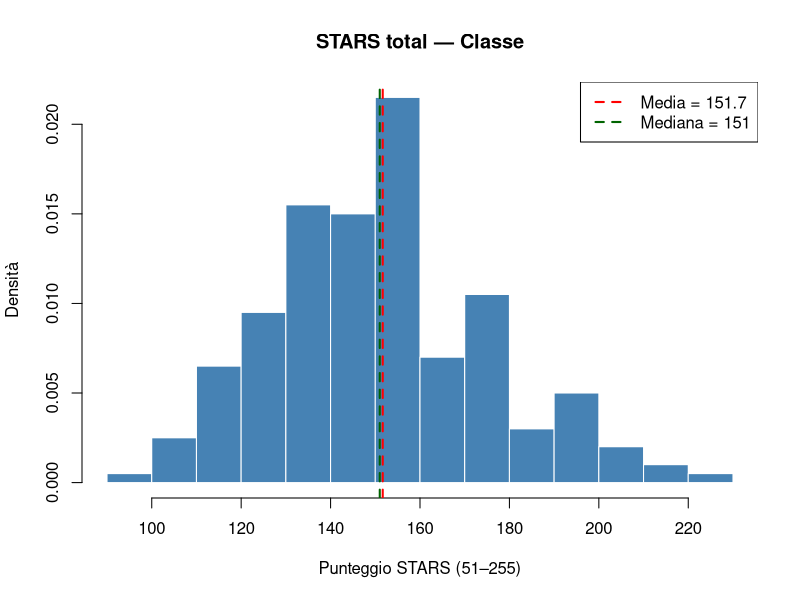
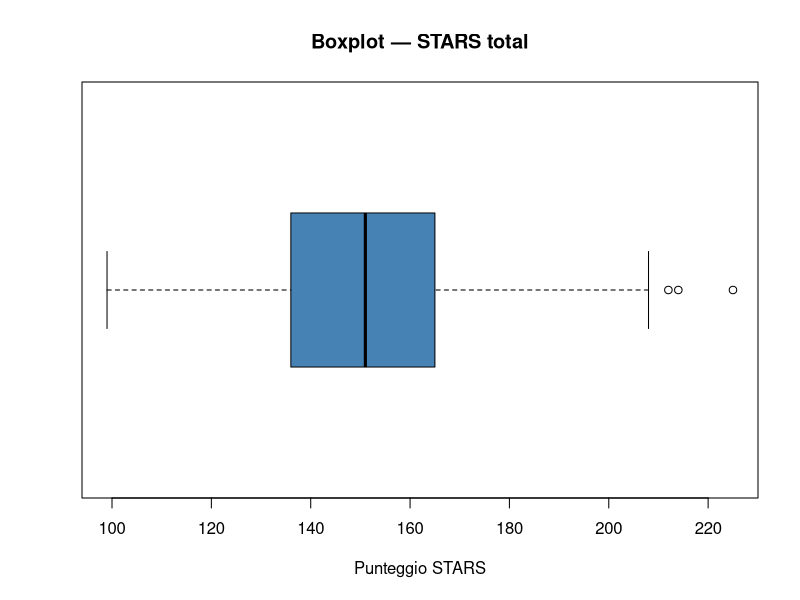
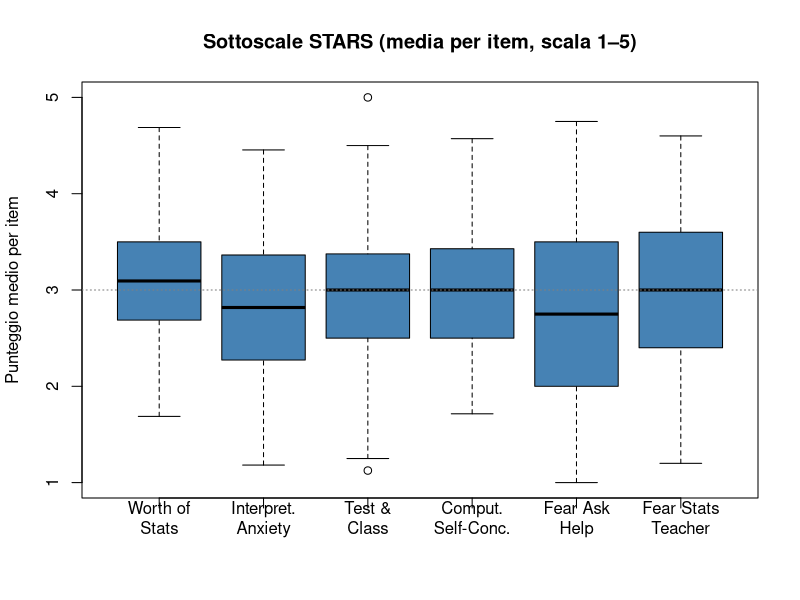
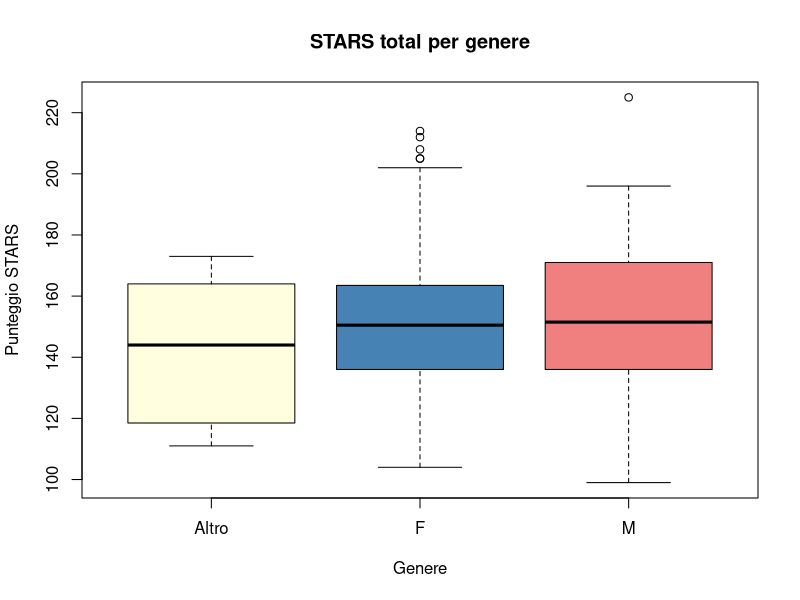
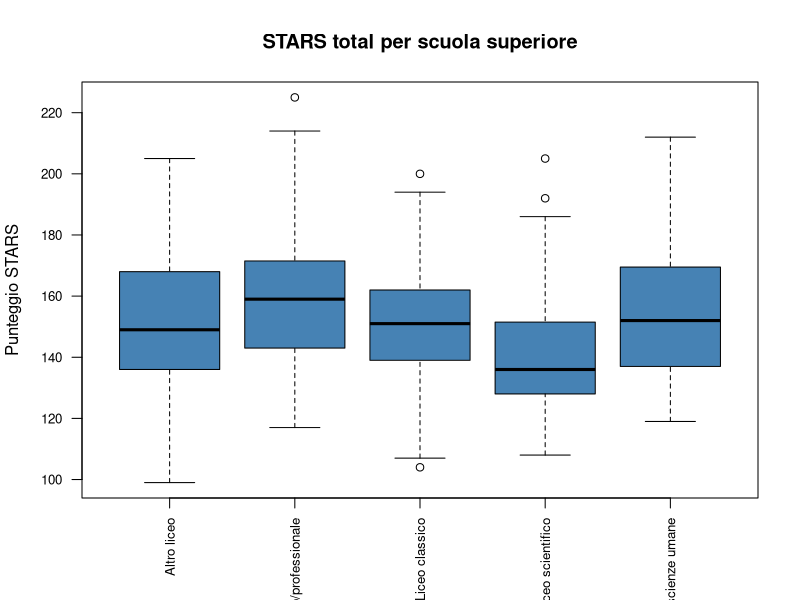
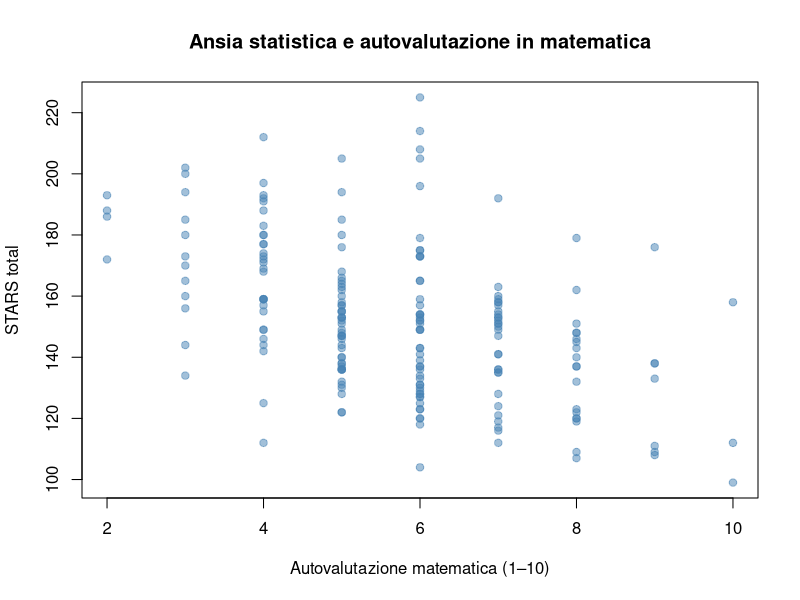

These figures' R source, in order:
## ---- chunk 1
#| echo: false
library(tidyverse)
## ---- chunk 2
#| echo: false
# Simulazione dei dati arricchiti (in una lezione reale, si userebbe read.csv)
set.seed(2026)
orig <- read.csv("stars_classe.csv")
d <- orig
## ---- chunk 3
head(d)
## ---- chunk 4
dim(d)
names(d)
## ---- chunk 5
summary(d$STARS_total)
## ---- chunk 6
mean(d$STARS_total)       # media
median(d$STARS_total)     # mediana
sd(d$STARS_total)         # deviazione standard
## ---- chunk 7
var(d$STARS_total)           # varianza
sd(d$STARS_total)^2          # sd al quadrato = varianza
sqrt(var(d$STARS_total))     # radice della varianza = sd
## ---- chunk 8
range(d$STARS_total)                # minimo e massimo
diff(range(d$STARS_total))          # range = max - min

quantile(d$STARS_total, c(0.25, 0.75))  # Q1 e Q3
IQR(d$STARS_total)                       # scarto interquartile
## ---- chunk 9
#| echo: false
hist(d$STARS_total,
  freq = FALSE,
  col = "steelblue",
  border = "white",
  main = "STARS total — Classe",
  xlab = "Punteggio STARS (51–255)",
  ylab = "Densità",
  breaks = 15
)
abline(v = mean(d$STARS_total), col = "red", lwd = 2, lty = 2)
abline(v = median(d$STARS_total), col = "darkgreen", lwd = 2, lty = 2)
legend("topright",
  legend = c(
    paste("Media =", round(mean(d$STARS_total), 1)),
    paste("Mediana =", round(median(d$STARS_total), 1))
  ),
  col = c("red", "darkgreen"), lwd = 2, lty = 2
)
## ---- chunk 10
#| echo: false
boxplot(d$STARS_total,
  horizontal = TRUE,
  col = "steelblue",
  main = "Boxplot — STARS total",
  xlab = "Punteggio STARS"
)
## ---- chunk 11
#| echo: false
# Calcoliamo le medie per item (scala 1-5) per rendere comparabili le sottoscale
medie_item <- data.frame(
  WS  = d$WS / 16,
  IA  = d$IA / 11,
  TCA = d$TCA / 8,
  CSC = d$CSC / 7,
  FAH = d$FAH / 4,
  FST = d$FST / 5
)

boxplot(medie_item,
  col = "steelblue",
  main = "Sottoscale STARS (media per item, scala 1–5)",
  ylab = "Punteggio medio per item",
  names = c("Worth of\nStats", "Interpret.\nAnxiety",
            "Test &\nClass", "Comput.\nSelf-Conc.",
            "Fear Ask\nHelp", "Fear Stats\nTeacher")
)
abline(h = 3, col = "gray50", lty = 3)
## ---- chunk 12
#| echo: false
boxplot(STARS_total ~ genere, data = d,
  col = c("lightyellow", "steelblue", "lightcoral"),
  main = "STARS total per genere",
  xlab = "Genere",
  ylab = "Punteggio STARS"
)
## ---- chunk 13
#| echo: false

boxplot(STARS_total ~ scuola_superiore, data = d,
  col = "steelblue",
  main = "STARS total per scuola superiore",
  xlab = "",
  ylab = "Punteggio STARS",
  las = 2,         # etichette verticali
  cex.axis = 0.8
)
## ---- chunk 14
#| echo: false
plot(d$autovalutazione_math, d$STARS_total,
  pch = 19,
  col = adjustcolor("steelblue", alpha = 0.5),
  main = "Ansia statistica e autovalutazione in matematica",
  xlab = "Autovalutazione matematica (1–10)",
  ylab = "STARS total"
)
## ---- chunk 15
length(d$STARS_total)
## ---- chunk 16
mean(d$STARS_total)
## ---- chunk 17
median(d$STARS_total)
## ---- chunk 18
sd(d$STARS_total)
## ---- chunk 19
min(d$STARS_total)
## ---- chunk 20
max(d$STARS_total)
## ---- chunk 21
IQR(d$STARS_total)
